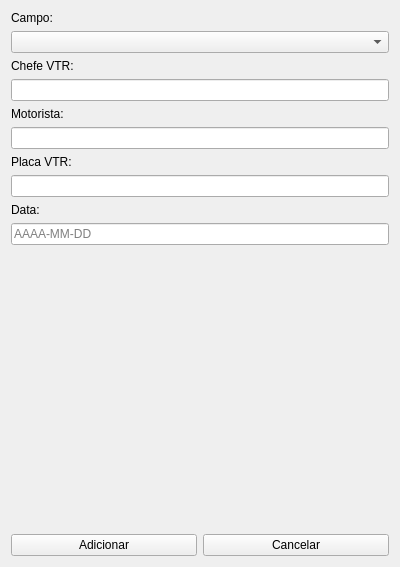
<?xml version="1.0" encoding="UTF-8"?>
<ui version="4.0">
 <class>Form</class>
 <widget class="QWidget" name="Form">
  <property name="geometry">
   <rect>
    <x>0</x>
    <y>0</y>
    <width>400</width>
    <height>567</height>
   </rect>
  </property>
  <property name="windowTitle">
   <string>Adicionar Tracker</string>
  </property>
  <layout class="QVBoxLayout" name="verticalLayout">
   <item>
    <widget class="QLabel" name="label">
     <property name="text">
      <string>Campo:</string>
     </property>
    </widget>
   </item>
   <item>
    <widget class="QComboBox" name="campoCb"/>
   </item>
   <item>
    <widget class="QLabel" name="label_2">
     <property name="text">
      <string>Chefe VTR:</string>
     </property>
    </widget>
   </item>
   <item>
    <widget class="QLineEdit" name="chefeVtrLe"/>
   </item>
   <item>
    <widget class="QLabel" name="label_3">
     <property name="text">
      <string>Motorista:</string>
     </property>
    </widget>
   </item>
   <item>
    <widget class="QLineEdit" name="motoristaLe"/>
   </item>
   <item>
    <widget class="QLabel" name="label_4">
     <property name="text">
      <string>Placa VTR:</string>
     </property>
    </widget>
   </item>
   <item>
    <widget class="QLineEdit" name="placaVtrLe"/>
   </item>
   <item>
    <widget class="QLabel" name="label_5">
     <property name="text">
      <string>Data:</string>
     </property>
    </widget>
   </item>
   <item>
    <widget class="QLineEdit" name="diaLe">
     <property name="placeholderText">
      <string>AAAA-MM-DD</string>
     </property>
    </widget>
   </item>
   <item>
    <spacer name="verticalSpacer">
     <property name="orientation">
      <enum>Qt::Vertical</enum>
     </property>
     <property name="sizeHint" stdset="0">
      <size>
       <width>20</width>
       <height>40</height>
      </size>
     </property>
    </spacer>
   </item>
   <item>
    <layout class="QHBoxLayout" name="horizontalLayout">
     <item>
      <widget class="QPushButton" name="okBtn">
       <property name="text">
        <string>Adicionar</string>
       </property>
      </widget>
     </item>
     <item>
      <widget class="QPushButton" name="cancelBtn">
       <property name="text">
        <string>Cancelar</string>
       </property>
      </widget>
     </item>
    </layout>
   </item>
  </layout>
 </widget>
 <resources/>
 <connections/>
</ui>
